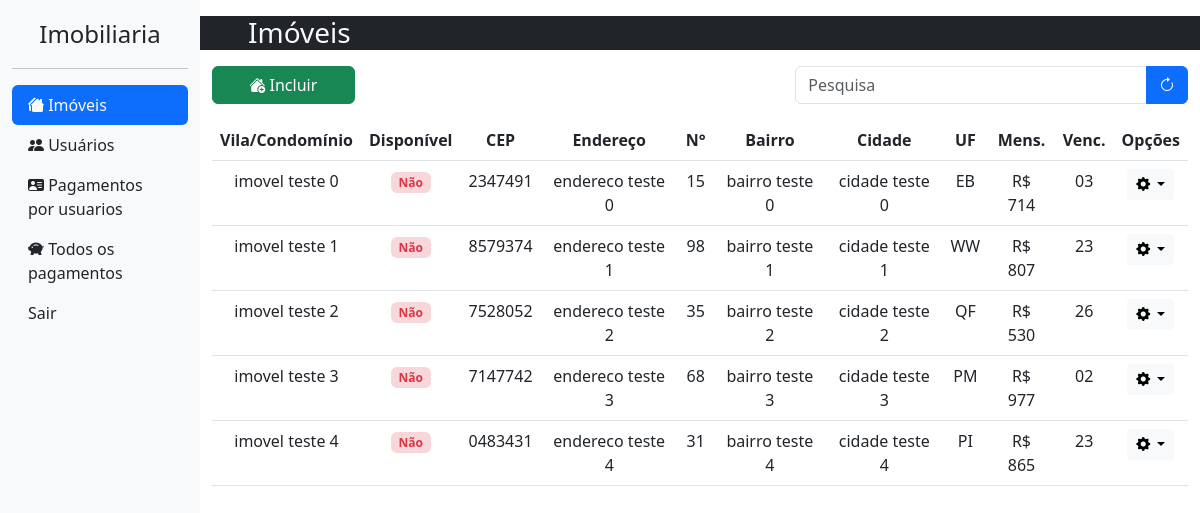
The app's page /imobiliaria/listar/ (signed in) with its own data.
### imobiliaria/models.py (models this page shows, shortened)
class Imovel(models.Model):
    nome = models.CharField(max_length=50, blank=True, verbose_name='Nome do imóvel / vila / condominio')
    cep = models.CharField(max_length=9, blank=True, verbose_name= 'CEP')
    endereco = models.CharField(max_length=100, blank=True, verbose_name= 'Endereço')
    numero = models.CharField(max_length=100, blank=True, verbose_name= 'Numero')
    bairro = models.CharField(max_length=100, blank=True, verbose_name= 'Bairro')
    cidade = models.CharField(max_length=100, blank=True, verbose_name= 'Cidade')
    uf = models.CharField(max_length=2, blank=True, verbose_name= 'UF')
    mensalidade = models.CharField(max_length=10, blank=True, verbose_name='Mensalidade R$')
    vencimento = models.IntegerField(default=10, verbose_name="Dia do vencimento da mensalidade")
    disponibilidade = models.BooleanField(default=True, verbose_name="Disponibilidade")
    def __str__(self) -> str:
        nome = ''
        if self.nome:
            nome = self.nome
        else:
            nome = self.endereco
        return f'{nome}, {self.numero} - {self.bairro}'

### imobiliaria/views.py (the view)
# urls.py: path('listar/', listar_imoveis, name="listarimoveis"),
@login_required
@staff_member_required
def listar_imoveis(request):
    context = {}
    imoveis = Imovel.objects.all().order_by('-disponibilidade','nome')
    context['imoveis'] = imoveis
    if request.method == "GET":
        busca = request.GET.get('busca')
        if busca != None:
            imoveis = Imovel.objects.all().filter(nome__contains = busca).order_by('-disponibilidade','nome')
            context['imoveis'] = imoveis
            return render(request, 'views/listar-imoveis.html', context)
    return render(request, 'views/listar-imoveis.html', context)

### imobiliaria/templates/views/listar-imoveis.html (shortened to what this page needs)
{% extends 'base.html' %}
{% block content %}
<div class="row d-sm-none d-lg-block bg-dark text-light mb-3">
    <h3 class="ps-5">Imóveis</h3>
</div>
<div class="row">
    <div class="col-sm-12 mb-sm-3 col-lg-2">
        <a href="{% url 'cadastrarimovel' %}" class="btn btn-success w-100"><i class="bi bi-house-add-fill"></i> Incluir</a>
    </div>
    <div class="col-sm-12 mb-sm-3 col-lg-5 offset-lg-5">
        <form method="GET" autocomplete="off">
            <div class="input-group">
                <input type="text" class="form-control" placeholder="Pesquisa" name="busca">
                <button class="btn btn-primary"><i class="bi bi-arrow-clockwise"></i></button>
            </div>
        </form>
    </div>
</div>
<div class="table-responsive">
    <table class="table table-hover text-center">
        <thead>
            <tr>
                <th scope="col">Vila/Condomínio</th>
                <th scope="col">Disponível</th>
                <th scope="col">CEP</th>
                <th scope="col">Endereço</th>
                <th scope="col">N°</th>
                <th scope="col">Bairro</th>
                <th scope="col">Cidade</th>
                <th scope="col">UF</th>
                <th scope="col">Mens.</th>
                <th scope="col">Venc.</th>
                <th scope="col">Opções</th>
            </tr>
        </thead>
        <tbody>
            {% for imovel in imoveis %}
            <tr>
                <td>{{imovel.nome}}</td>
                {% if imovel.disponibilidade %}
                <td><span class="badge bg-success-subtle text-success">Sim</span></td>
                {% else %}
                <td><span class="badge bg-danger-subtle text-danger">Não</span></td>
                {% endif %}
                <td>{{imovel.cep}}</td>
                <td>{{imovel.endereco}}</td>
                <td>{{imovel.numero}}</td>
                <td>{{imovel.bairro}}</td>
                <td>{{imovel.cidade}}</td>
                <td>{{imovel.uf}}</td>
                <td>R$ {{imovel.mensalidade}}</td>
                {% if imovel.vencimento > 9 %}
                    <td>{{ imovel.vencimento }}</td>
                {% else %}
                    <td>0{{imovel.vencimento}}</td>
                {% endif %}
                <td>
                    <div class="dropdown">
                        <button type="button" class="btn btn-sm btn-light dropdown-toggle" data-bs-toggle="dropdown">
                            <i class="bi bi-gear-fill"></i>
                        </button>
                    </div>
                </td>
            </tr>
            {% endfor %}
        </tbody>
    </table>
</div>
{% endblock %}

### core/static/css/login.css (style rules this page uses)
html, body { height: 100%; margin: 0; }

### records on screen
Imovel: nome "imovel teste 0", disponibilidade "Não", cep "2347491", endereco "endereco teste 0", numero "15", bairro "bairro teste 0", cidade "cidade teste 0", uf "EB", mensalidade "714", vencimento "3"
Imovel: nome "imovel teste 1", disponibilidade "Não", cep "8579374", endereco "endereco teste 1", numero "98", bairro "bairro teste 1", cidade "cidade teste 1", uf "WW", mensalidade "807", vencimento "23"
Imovel: nome "imovel teste 2", disponibilidade "Não", cep "7528052", endereco "endereco teste 2", numero "35", bairro "bairro teste 2", cidade "cidade teste 2", uf "QF", mensalidade "530", vencimento "26"
Imovel: nome "imovel teste 3", disponibilidade "Não", cep "7147742", endereco "endereco teste 3", numero "68", bairro "bairro teste 3", cidade "cidade teste 3", uf "PM", mensalidade "977", vencimento "2"
Imovel: nome "imovel teste 4", disponibilidade "Não", cep "0483431", endereco "endereco teste 4", numero "31", bairro "bairro teste 4", cidade "cidade teste 4", uf "PI", mensalidade "865", vencimento "23"
